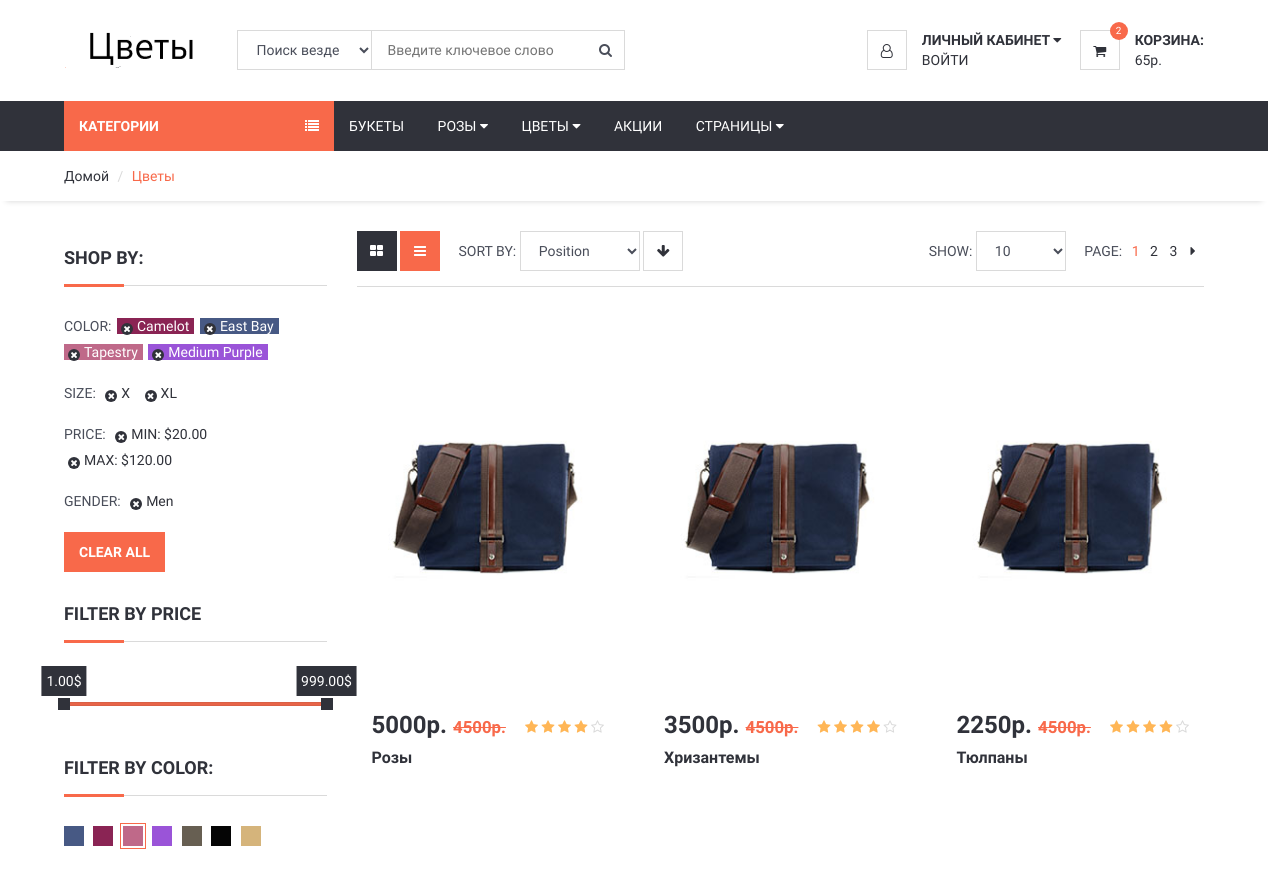
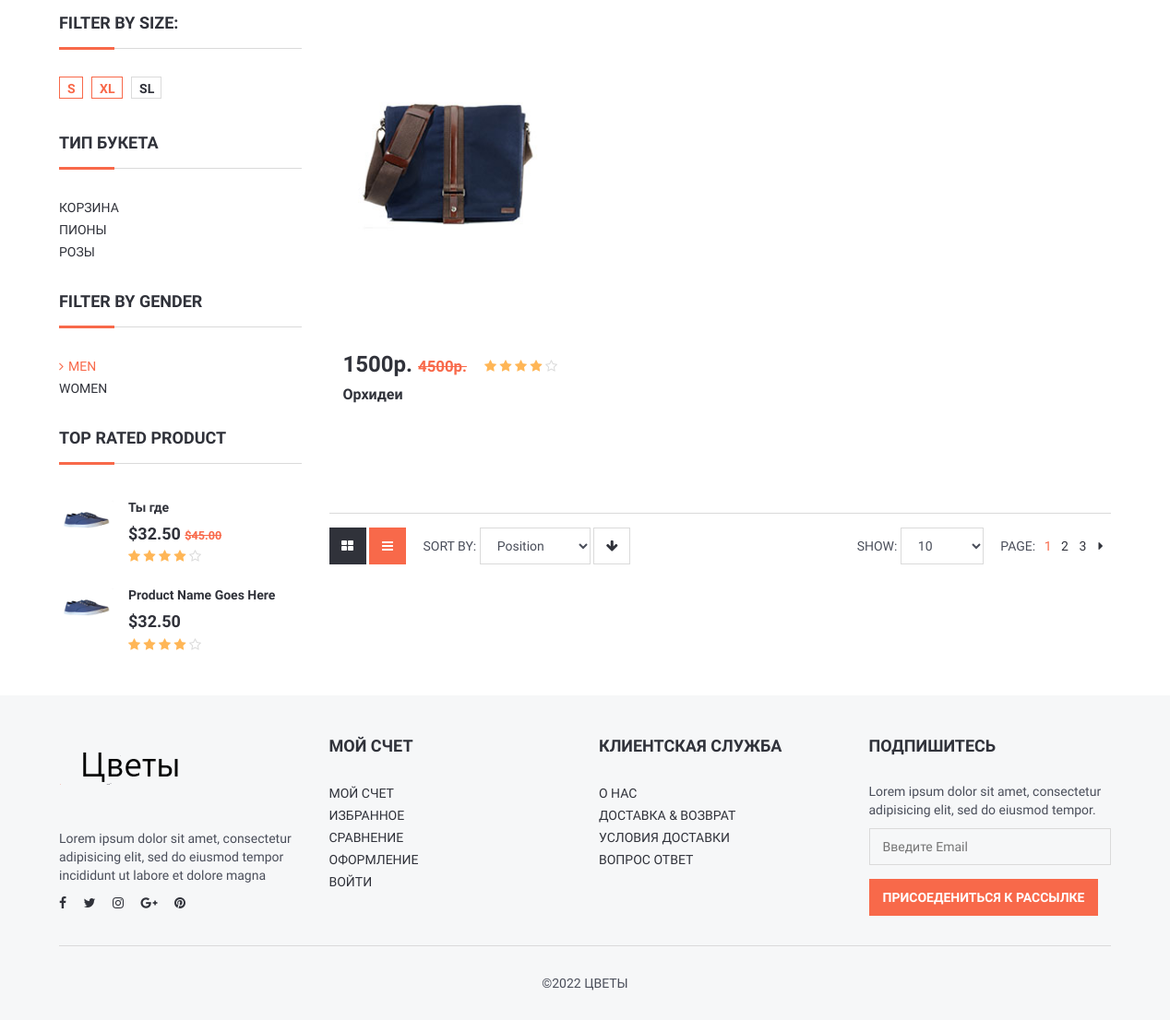
The app's page /flowers/3/ with its own data (2 pictures, top to bottom).
### api/models.py (models this page shows, shortened)
class Rubric(models.Model):
    name = models.CharField(max_length=20, db_index=True, verbose_name='Тип букета')
    class Meta:
        verbose_name_plural = 'Типы букетов'
        verbose_name        = 'Тип букета'
        ordering            = ['name']

class Products(models.Model):
    name    = models.CharField(max_length=75, verbose_name='Название букета')
    price   = models.IntegerField(verbose_name='Цена товара')
    rubric  = models.ForeignKey('Rubric', null=True, on_delete=models.PROTECT, verbose_name='Тип букета')
    class Meta:
        verbose_name_plural = 'Товары'
        verbose_name        = 'Товар'

### flowers/views.py (the view)
# urls.py: path('<int:rubric_id>/', by_rubric, name='by_rubric'),
def by_rubric(request, rubric_id):
    products    = Products.objects.filter(rubric=rubric_id)
    rubrics     = Rubric.objects.all()
    current_rubric = Rubric.objects.get(pk=rubric_id)
    context = {'products': products, 'rubrics': rubrics, 'current_rubric': current_rubric}
    return render(request, 'flowers/products.html', context)

### flowers/templates/flowers/products.html (shortened to what this page needs)
{% extends "layout/basic.html" %}
{% block content %}
	<div id="navigation">
		<div class="container">
			<div id="responsive-nav">
				<div class="category-nav show-on-click">
					<span class="category-header">Категории <i class="fa fa-list"></i></span>
				</div>
				<div class="menu-nav">
					<ul class="menu-list">
						<li><a href="#">Букеты</a></li>
						<li class="dropdown mega-dropdown"><a class="dropdown-toggle" data-toggle="dropdown" aria-expanded="true">Розы <i class="fa fa-caret-down"></i></a>
						</li>
						<li class="dropdown mega-dropdown full-width"><a class="dropdown-toggle" data-toggle="dropdown" aria-expanded="true">Цветы <i class="fa fa-caret-down"></i></a>
						</li>
						<li><a href="#">Акции</a></li>
						<li class="dropdown default-dropdown"><a class="dropdown-toggle" data-toggle="dropdown" aria-expanded="true">Страницы <i class="fa fa-caret-down"></i></a>
						</li>
					</ul>
				</div>
			</div>
		</div>
	</div>
	<div id="breadcrumb">
		<div class="container">
			<ul class="breadcrumb">
				<li><a href="{% url 'index' %}">Домой</a></li>
				<li class="active">Цветы</li>
			</ul>
		</div>
	</div>
	<div class="section">
		<div class="container">
			<div class="row">
				<div id="aside" class="col-md-3">
					<div class="aside">
						<h3 class="aside-title">Shop by:</h3>
						<ul class="filter-list">
							<li><span class="text-uppercase">color:</span></li>
							<li><a href="#" style="color:#FFF; background-color:#8A2454;">Camelot</a></li>
							<li><a href="#" style="color:#FFF; background-color:#475984;">East Bay</a></li>
							<li><a href="#" style="color:#FFF; background-color:#BF6989;">Tapestry</a></li>
							<li><a href="#" style="color:#FFF; background-color:#9A54D8;">Medium Purple</a></li>
						</ul>
						<ul class="filter-list">
							<li><span class="text-uppercase">Size:</span></li>
							<li><a href="#">X</a></li>
							<li><a href="#">XL</a></li>
						</ul>
						<ul class="filter-list">
							<li><span class="text-uppercase">Price:</span></li>
							<li><a href="#">MIN: $20.00</a></li>
							<li><a href="#">MAX: $120.00</a></li>
						</ul>
						<ul class="filter-list">
							<li><span class="text-uppercase">Gender:</span></li>
							<li><a href="#">Men</a></li>
						</ul>
						<button class="primary-btn">Clear All</button>
					</div>
					<div class="aside">
						<h3 class="aside-title">Filter by Price</h3>
						<div id="price-slider"></div>
					</div>
					<div class="aside">
						<h3 class="aside-title">Filter By Color:</h3>
						<ul class="color-option">
							<li><a href="#" style="background-color:#475984;"></a></li>
							<li><a href="#" style="background-color:#8A2454;"></a></li>
							<li class="active"><a href="#" style="background-color:#BF6989;"></a></li>
							<li><a href="#" style="background-color:#9A54D8;"></a></li>
							<li><a href="#" style="background-color:#675F52;"></a></li>
							<li><a href="#" style="background-color:#050505;"></a></li>
							<li><a href="#" style="background-color:#D5B47B;"></a></li>
						</ul>
					</div>
					<div class="aside">
						<h3 class="aside-title">Filter By Size:</h3>
						<ul class="size-option">
							<li class="active"><a href="#">S</a></li>
							<li class="active"><a href="#">XL</a></li>
							<li><a href="#">SL</a></li>
						</ul>
					</div>
					<div class="aside">
						<h3 class="aside-title">Тип букета</h3>
						<ul class="list-links">
							{% for rubric in rubrics %}
							<li><a href="{% url 'by_rubric' rubric.pk %}">{{ rubric.name }}</a></li>
							{% endfor %}
						</ul>
					</div>
					<div class="aside">
						<h3 class="aside-title">Filter by Gender</h3>
						<ul class="list-links">
							<li class="active"><a href="#">Men</a></li>
							<li><a href="#">Women</a></li>
						</ul>
					</div>
					<div class="aside">
						<h3 class="aside-title">Top Rated Product</h3>
						<div class="product product-widget">
							<div class="product-thumb">
								<img src="/static/img/thumb-product01.jpg" alt="">
							</div>
							<div class="product-body">
								<h2 class="product-name"><a href="#">Ты где</a></h2>
								<h3 class="product-price">$32.50 <del class="product-old-price">$45.00</del></h3>
								<div class="product-rating">
									<i class="fa fa-star"></i>
									<i class="fa fa-star"></i>
									<i class="fa fa-star"></i>
									<i class="fa fa-star"></i>
									<i class="fa fa-star-o empty"></i>
								</div>
							</div>
						</div>
						<div class="product product-widget">
							<div class="product-thumb">
								<img src="/static/img/thumb-product01.jpg" alt="">
							</div>
							<div class="product-body">
								<h2 class="product-name"><a href="#">Product Name Goes Here</a></h2>
								<h3 class="product-price">$32.50</h3>
								<div class="product-rating">
									<i class="fa fa-star"></i>
									<i class="fa fa-star"></i>
									<i class="fa fa-star"></i>
									<i class="fa fa-star"></i>
									<i class="fa fa-star-o empty"></i>
								</div>
							</div>
						</div>
					</div>
				</div>
				<div id="main" class="col-md-9">
					<div class="store-filter clearfix">
						<div class="pull-left">
							<div class="row-filter">
								<a href="#"><i class="fa fa-th-large"></i></a>
								<a href="#" class="active"><i class="fa fa-bars"></i></a>
							</div>
							<div class="sort-filter">
								<span class="text-uppercase">Sort By:</span>
								<select class="input">
										<option value="0">Position</option>
									</select>
								<a href="#" class="main-btn icon-btn"><i class="fa fa-arrow-down"></i></a>
							</div>
						</div>
						<div class="pull-right">
							<div class="page-filter">
								<span class="text-uppercase">Show:</span>
								<select class="input">
										<option value="0">10</option>
									</select>
							</div>
							<ul class="store-pages">
								<li><span class="text-uppercase">Page:</span></li>
								<li class="active">1</li>
								<li><a href="#">2</a></li>
								<li><a href="#">3</a></li>
								<li><a href="#"><i class="fa fa-caret-right"></i></a></li>
							</ul>
						</div>
					</div>
					<div id="store">
						<div class="row">
							{% for product in products %}
							<div class="col-md-4 col-sm-6 col-xs-6">
								<div class="product product-single">
									<div class="product-thumb">
										<img src="/static/img/product01.jpg" alt="">
									</div>
									<div class="product-body">
										<h3 class="product-price">{{ product.price }}р. <del class="product-old-price"> 4500р.</del></h3>
										<div class="product-rating">
											<i class="fa fa-star"></i>
											<i class="fa fa-star"></i>
											<i class="fa fa-star"></i>
											<i class="fa fa-star"></i>
											<i class="fa fa-star-o empty"></i>
										</div>
										<h2 class="product-name"><a href="#">{{ product.name }}</a></h2>
									</div>
								</div>
							</div>
							{% endfor %}
							<div class="clearfix visible-md visible-lg"></div>
						</div>
					</div>
					<div class="store-filter clearfix">
						<div class="pull-left">
							<div class="row-filter">
								<a href="#"><i class="fa fa-th-large"></i></a>
								<a href="#" class="active"><i class="fa fa-bars"></i></a>
							</div>
							<div class="sort-filter">
								<span class="text-uppercase">Sort By:</span>
								<select class="input">
										<option value="0">Position</option>
									</select>
								<a href="#" class="main-btn icon-btn"><i class="fa fa-arrow-down"></i></a>
							</div>
						</div>
						<div class="pull-right">
							<div class="page-filter">
								<span class="text-uppercase">Show:</span>
								<select class="input">
										<option value="0">10</option>
									</select>
							</div>
							<ul class="store-pages">
								<li><span class="text-uppercase">Page:</span></li>
								<li class="active">1</li>
								<li><a href="#">2</a></li>
								<li><a href="#">3</a></li>
								<li><a href="#"><i class="fa fa-caret-right"></i></a></li>
							</ul>
						</div>
					</div>
				</div>
			</div>
		</div>
	</div>
	{% endblock %}

### records on screen
Rubric: name "КОРЗИНА"
Rubric: name "ПИОНЫ"
Rubric: name "РОЗЫ"
Products: price "5000", name "Розы"
Products: price "3500", name "Хризантемы"
Products: price "2250", name "Тюлпаны"
Products: price "1500", name "Орхидеи"
